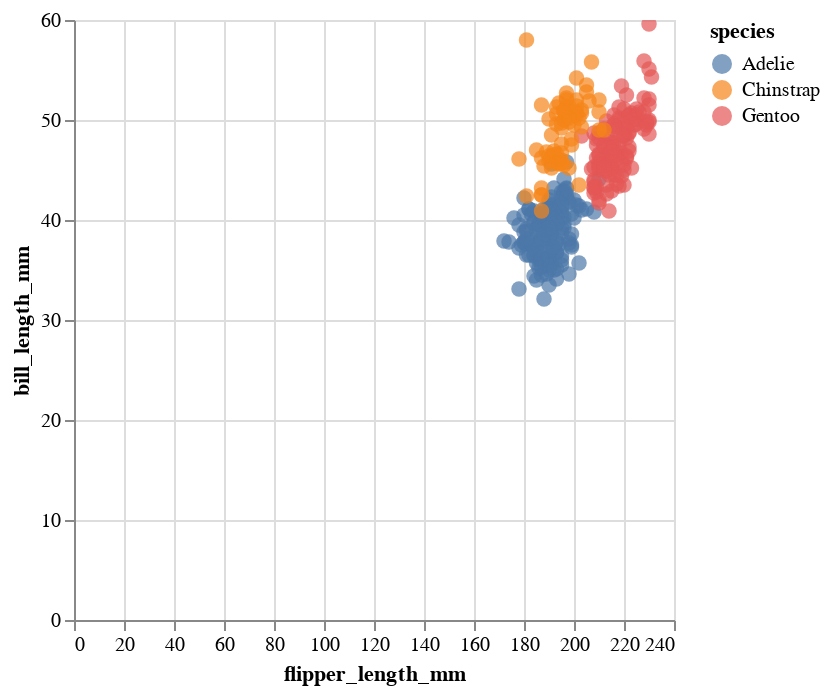

Notebook source saved alongside this figure:
### Markdown cell above
Let's try out our flipper length vs bill length example:

### Code cell
# Step 1: Initialize the chart with the data
chart = alt.Chart(penguins)

# Step 2: Define what kind of marks to use
chart = chart.mark_circle(size=60)

# Step 3: Encode the visual channels
chart = chart.encode(
    x="flipper_length_mm",
    y="bill_length_mm",
    color="species", 
    tooltip=["species", "flipper_length_mm", "bill_length_mm", "island", "sex"],
)

# Optional: Make the chart interactive
chart.interactive()

### Figure 1 — Vega-Lite specification as saved in the notebook (floating-point values rounded to 4 significant figures; data arrays with more than 128 entries replaced by an {"elided": "..."} marker saying what was removed)
{"config": {"view": {"continuousWidth": 300, "continuousHeight": 300}}, "data": {"name": "data-d00e1631cca48c544438d30d2b470e8a"}, "mark": {"type": "circle", "size": 60}, "encoding": {"color": {"field": "species", "type": "nominal"}, "tooltip": [{"field": "species", "type": "nominal"}, {"field": "flipper_length_mm", "type": "quantitative"}, {"field": "bill_length_mm", "type": "quantitative"}, {"field": "island", "type": "nominal"}, {"field": "sex", "type": "nominal"}], "x": {"field": "flipper_length_mm", "type": "quantitative"}, "y": {"field": "bill_length_mm", "type": "quantitative"}}, "params": [{"name": "param_1", "select": {"type": "interval", "encodings": ["x", "y"]}, "bind": "scales"}], "$schema": "https://vega.github.io/schema/vega-lite/v5.8.0.json", "datasets": {"data-d00e1631cca48c544438d30d2b470e8a": {"elided": "344 records"}}}
